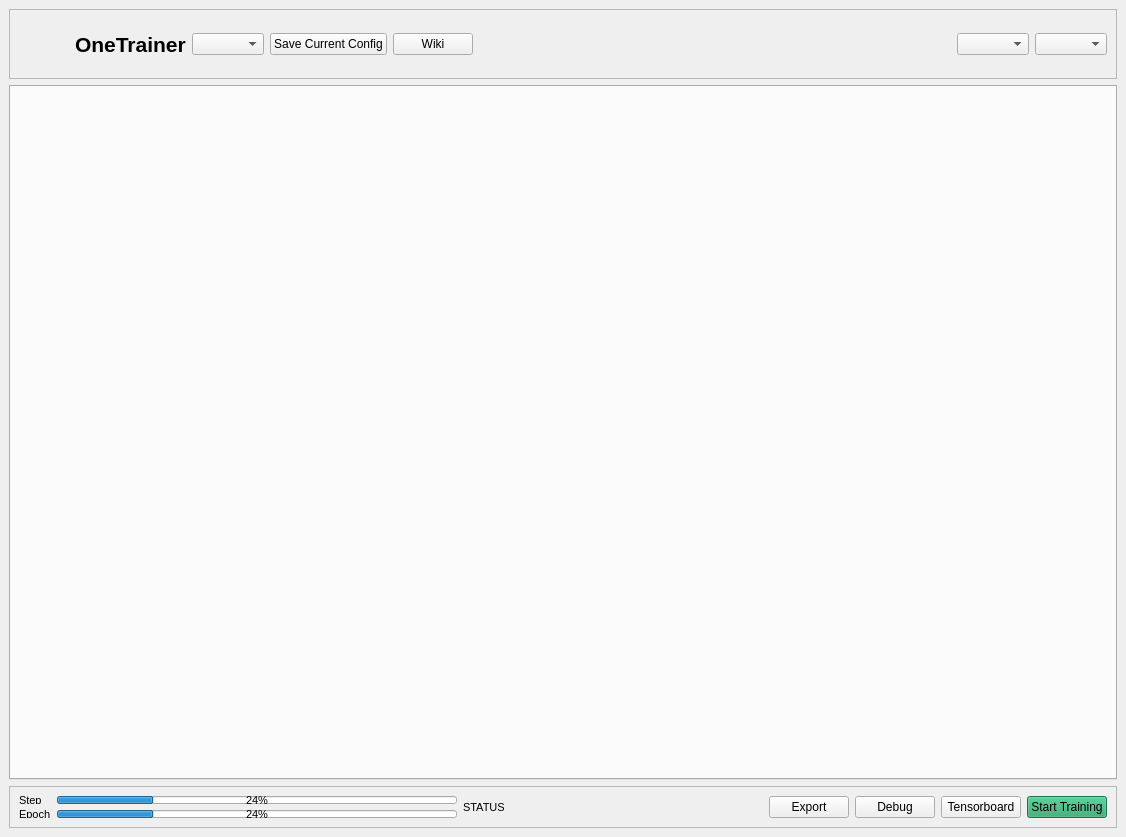
<?xml version="1.0" encoding="UTF-8"?>
<ui version="4.0">
 <class>MainWindow</class>
 <widget class="QMainWindow" name="MainWindow">
  <property name="geometry">
   <rect>
    <x>0</x>
    <y>0</y>
    <width>1126</width>
    <height>837</height>
   </rect>
  </property>
  <property name="windowTitle">
   <string>OneTrainer</string>
  </property>
  <widget class="QWidget" name="centralwidget">
   <layout class="QVBoxLayout" name="verticalLayout">
    <item>
     <widget class="QFrame" name="frame">
      <property name="frameShape">
       <enum>QFrame::Shape::StyledPanel</enum>
      </property>
      <property name="frameShadow">
       <enum>QFrame::Shadow::Raised</enum>
      </property>
      <layout class="QHBoxLayout" name="horizontalLayout_5">
       <item>
        <widget class="QLabel" name="label_3">
         <property name="sizePolicy">
          <sizepolicy hsizetype="Fixed" vsizetype="Preferred">
           <horstretch>0</horstretch>
           <verstretch>0</verstretch>
          </sizepolicy>
         </property>
         <property name="minimumSize">
          <size>
           <width>50</width>
           <height>50</height>
          </size>
         </property>
         <property name="maximumSize">
          <size>
           <width>50</width>
           <height>50</height>
          </size>
         </property>
         <property name="textFormat">
          <enum>Qt::TextFormat::AutoText</enum>
         </property>
         <property name="pixmap">
          <pixmap>../../../../resources/icons/icon.png</pixmap>
         </property>
         <property name="scaledContents">
          <bool>true</bool>
         </property>
        </widget>
       </item>
       <item>
        <widget class="QLabel" name="label_4">
         <property name="font">
          <font>
           <pointsize>16</pointsize>
           <bold>true</bold>
          </font>
         </property>
         <property name="text">
          <string>OneTrainer</string>
         </property>
        </widget>
       </item>
       <item>
        <widget class="QComboBox" name="configCmb"/>
       </item>
       <item>
        <widget class="QPushButton" name="saveConfigBtn">
         <property name="text">
          <string>Save Current Config</string>
         </property>
        </widget>
       </item>
       <item>
        <widget class="QPushButton" name="wikiBtn">
         <property name="text">
          <string>Wiki</string>
         </property>
        </widget>
       </item>
       <item>
        <spacer name="horizontalSpacer">
         <property name="orientation">
          <enum>Qt::Orientation::Horizontal</enum>
         </property>
         <property name="sizeHint" stdset="0">
          <size>
           <width>40</width>
           <height>20</height>
          </size>
         </property>
        </spacer>
       </item>
       <item>
        <widget class="QComboBox" name="modelTypeCmb"/>
       </item>
       <item>
        <widget class="QComboBox" name="trainingTypeCmb"/>
       </item>
      </layout>
     </widget>
    </item>
    <item>
     <widget class="QTabWidget" name="tabWidget">
      <property name="currentIndex">
       <number>-1</number>
      </property>
     </widget>
    </item>
    <item>
     <widget class="QFrame" name="frame_2">
      <property name="frameShape">
       <enum>QFrame::Shape::StyledPanel</enum>
      </property>
      <property name="frameShadow">
       <enum>QFrame::Shadow::Raised</enum>
      </property>
      <layout class="QHBoxLayout" name="horizontalLayout_2">
       <item>
        <layout class="QHBoxLayout" name="horizontalLayout_3">
         <item>
          <layout class="QGridLayout" name="gridLayout">
           <item row="4" column="0">
            <widget class="QLabel" name="label_2">
             <property name="maximumSize">
              <size>
               <width>16777215</width>
               <height>8</height>
              </size>
             </property>
             <property name="font">
              <font>
               <pointsize>8</pointsize>
              </font>
             </property>
             <property name="text">
              <string>Epoch</string>
             </property>
            </widget>
           </item>
           <item row="1" column="1">
            <widget class="QProgressBar" name="stepPrg">
             <property name="maximumSize">
              <size>
               <width>16777215</width>
               <height>8</height>
              </size>
             </property>
             <property name="font">
              <font>
               <pointsize>8</pointsize>
              </font>
             </property>
             <property name="value">
              <number>24</number>
             </property>
            </widget>
           </item>
           <item row="1" column="0">
            <widget class="QLabel" name="label">
             <property name="maximumSize">
              <size>
               <width>16777215</width>
               <height>8</height>
              </size>
             </property>
             <property name="font">
              <font>
               <pointsize>8</pointsize>
              </font>
             </property>
             <property name="text">
              <string>Step</string>
             </property>
            </widget>
           </item>
           <item row="4" column="1">
            <widget class="QProgressBar" name="epochPrg">
             <property name="maximumSize">
              <size>
               <width>16777215</width>
               <height>8</height>
              </size>
             </property>
             <property name="font">
              <font>
               <pointsize>8</pointsize>
              </font>
             </property>
             <property name="value">
              <number>24</number>
             </property>
            </widget>
           </item>
          </layout>
         </item>
        </layout>
       </item>
       <item>
        <widget class="QLabel" name="statusLbl">
         <property name="minimumSize">
          <size>
           <width>300</width>
           <height>0</height>
          </size>
         </property>
         <property name="font">
          <font>
           <pointsize>8</pointsize>
          </font>
         </property>
         <property name="text">
          <string>STATUS</string>
         </property>
        </widget>
       </item>
       <item>
        <widget class="QPushButton" name="exportBtn">
         <property name="text">
          <string>Export</string>
         </property>
        </widget>
       </item>
       <item>
        <widget class="QPushButton" name="debugBtn">
         <property name="text">
          <string>Debug</string>
         </property>
        </widget>
       </item>
       <item>
        <widget class="QPushButton" name="tensorboardBtn">
         <property name="text">
          <string>Tensorboard</string>
         </property>
        </widget>
       </item>
       <item>
        <widget class="QPushButton" name="startBtn">
         <property name="palette">
          <palette>
           <active>
            <colorrole role="WindowText">
             <brush brushstyle="SolidPattern">
              <color alpha="255">
               <red>0</red>
               <green>0</green>
               <blue>0</blue>
              </color>
             </brush>
            </colorrole>
            <colorrole role="Button">
             <brush brushstyle="SolidPattern">
              <color alpha="255">
               <red>38</red>
               <green>162</green>
               <blue>105</blue>
              </color>
             </brush>
            </colorrole>
            <colorrole role="Light">
             <brush brushstyle="SolidPattern">
              <color alpha="255">
               <red>57</red>
               <green>243</green>
               <blue>158</blue>
              </color>
             </brush>
            </colorrole>
            <colorrole role="Midlight">
             <brush brushstyle="SolidPattern">
              <color alpha="255">
               <red>47</red>
               <green>202</green>
               <blue>131</blue>
              </color>
             </brush>
            </colorrole>
            <colorrole role="Dark">
             <brush brushstyle="SolidPattern">
              <color alpha="255">
               <red>19</red>
               <green>81</green>
               <blue>53</blue>
              </color>
             </brush>
            </colorrole>
            <colorrole role="Mid">
             <brush brushstyle="SolidPattern">
              <color alpha="255">
               <red>25</red>
               <green>108</green>
               <blue>70</blue>
              </color>
             </brush>
            </colorrole>
            <colorrole role="Text">
             <brush brushstyle="SolidPattern">
              <color alpha="255">
               <red>0</red>
               <green>0</green>
               <blue>0</blue>
              </color>
             </brush>
            </colorrole>
            <colorrole role="BrightText">
             <brush brushstyle="SolidPattern">
              <color alpha="255">
               <red>255</red>
               <green>255</green>
               <blue>255</blue>
              </color>
             </brush>
            </colorrole>
            <colorrole role="ButtonText">
             <brush brushstyle="SolidPattern">
              <color alpha="255">
               <red>0</red>
               <green>0</green>
               <blue>0</blue>
              </color>
             </brush>
            </colorrole>
            <colorrole role="Base">
             <brush brushstyle="SolidPattern">
              <color alpha="255">
               <red>255</red>
               <green>255</green>
               <blue>255</blue>
              </color>
             </brush>
            </colorrole>
            <colorrole role="Window">
             <brush brushstyle="SolidPattern">
              <color alpha="255">
               <red>38</red>
               <green>162</green>
               <blue>105</blue>
              </color>
             </brush>
            </colorrole>
            <colorrole role="Shadow">
             <brush brushstyle="SolidPattern">
              <color alpha="255">
               <red>0</red>
               <green>0</green>
               <blue>0</blue>
              </color>
             </brush>
            </colorrole>
            <colorrole role="AlternateBase">
             <brush brushstyle="SolidPattern">
              <color alpha="255">
               <red>146</red>
               <green>208</green>
               <blue>180</blue>
              </color>
             </brush>
            </colorrole>
            <colorrole role="ToolTipBase">
             <brush brushstyle="SolidPattern">
              <color alpha="255">
               <red>255</red>
               <green>255</green>
               <blue>220</blue>
              </color>
             </brush>
            </colorrole>
            <colorrole role="ToolTipText">
             <brush brushstyle="SolidPattern">
              <color alpha="255">
               <red>0</red>
               <green>0</green>
               <blue>0</blue>
              </color>
             </brush>
            </colorrole>
            <colorrole role="PlaceholderText">
             <brush brushstyle="SolidPattern">
              <color alpha="127">
               <red>0</red>
               <green>0</green>
               <blue>0</blue>
              </color>
             </brush>
            </colorrole>
           </active>
           <inactive>
            <colorrole role="WindowText">
             <brush brushstyle="SolidPattern">
              <color alpha="255">
               <red>0</red>
               <green>0</green>
               <blue>0</blue>
              </color>
             </brush>
            </colorrole>
            <colorrole role="Button">
             <brush brushstyle="SolidPattern">
              <color alpha="255">
               <red>38</red>
               <green>162</green>
               <blue>105</blue>
              </color>
             </brush>
            </colorrole>
            <colorrole role="Light">
             <brush brushstyle="SolidPattern">
              <color alpha="255">
               <red>57</red>
               <green>243</green>
               <blue>158</blue>
              </color>
             </brush>
            </colorrole>
            <colorrole role="Midlight">
             <brush brushstyle="SolidPattern">
              <color alpha="255">
               <red>47</red>
               <green>202</green>
               <blue>131</blue>
              </color>
             </brush>
            </colorrole>
            <colorrole role="Dark">
             <brush brushstyle="SolidPattern">
              <color alpha="255">
               <red>19</red>
               <green>81</green>
               <blue>53</blue>
              </color>
             </brush>
            </colorrole>
            <colorrole role="Mid">
             <brush brushstyle="SolidPattern">
              <color alpha="255">
               <red>25</red>
               <green>108</green>
               <blue>70</blue>
              </color>
             </brush>
            </colorrole>
            <colorrole role="Text">
             <brush brushstyle="SolidPattern">
              <color alpha="255">
               <red>0</red>
               <green>0</green>
               <blue>0</blue>
              </color>
             </brush>
            </colorrole>
            <colorrole role="BrightText">
             <brush brushstyle="SolidPattern">
              <color alpha="255">
               <red>255</red>
               <green>255</green>
               <blue>255</blue>
              </color>
             </brush>
            </colorrole>
            <colorrole role="ButtonText">
             <brush brushstyle="SolidPattern">
              <color alpha="255">
               <red>0</red>
               <green>0</green>
               <blue>0</blue>
              </color>
             </brush>
            </colorrole>
            <colorrole role="Base">
             <brush brushstyle="SolidPattern">
              <color alpha="255">
               <red>255</red>
               <green>255</green>
               <blue>255</blue>
              </color>
             </brush>
            </colorrole>
            <colorrole role="Window">
             <brush brushstyle="SolidPattern">
              <color alpha="255">
               <red>38</red>
               <green>162</green>
               <blue>105</blue>
              </color>
             </brush>
            </colorrole>
            <colorrole role="Shadow">
             <brush brushstyle="SolidPattern">
              <color alpha="255">
               <red>0</red>
               <green>0</green>
               <blue>0</blue>
              </color>
             </brush>
            </colorrole>
            <colorrole role="AlternateBase">
             <brush brushstyle="SolidPattern">
              <color alpha="255">
               <red>146</red>
               <green>208</green>
               <blue>180</blue>
              </color>
             </brush>
            </colorrole>
            <colorrole role="ToolTipBase">
             <brush brushstyle="SolidPattern">
              <color alpha="255">
               <red>255</red>
               <green>255</green>
               <blue>220</blue>
              </color>
             </brush>
            </colorrole>
            <colorrole role="ToolTipText">
             <brush brushstyle="SolidPattern">
              <color alpha="255">
               <red>0</red>
               <green>0</green>
               <blue>0</blue>
              </color>
             </brush>
            </colorrole>
            <colorrole role="PlaceholderText">
             <brush brushstyle="SolidPattern">
              <color alpha="127">
               <red>0</red>
               <green>0</green>
               <blue>0</blue>
              </color>
             </brush>
            </colorrole>
           </inactive>
           <disabled>
            <colorrole role="WindowText">
             <brush brushstyle="SolidPattern">
              <color alpha="255">
               <red>19</red>
               <green>81</green>
               <blue>53</blue>
              </color>
             </brush>
            </colorrole>
            <colorrole role="Button">
             <brush brushstyle="SolidPattern">
              <color alpha="255">
               <red>38</red>
               <green>162</green>
               <blue>105</blue>
              </color>
             </brush>
            </colorrole>
            <colorrole role="Light">
             <brush brushstyle="SolidPattern">
              <color alpha="255">
               <red>57</red>
               <green>243</green>
               <blue>158</blue>
              </color>
             </brush>
            </colorrole>
            <colorrole role="Midlight">
             <brush brushstyle="SolidPattern">
              <color alpha="255">
               <red>47</red>
               <green>202</green>
               <blue>131</blue>
              </color>
             </brush>
            </colorrole>
            <colorrole role="Dark">
             <brush brushstyle="SolidPattern">
              <color alpha="255">
               <red>19</red>
               <green>81</green>
               <blue>53</blue>
              </color>
             </brush>
            </colorrole>
            <colorrole role="Mid">
             <brush brushstyle="SolidPattern">
              <color alpha="255">
               <red>25</red>
               <green>108</green>
               <blue>70</blue>
              </color>
             </brush>
            </colorrole>
            <colorrole role="Text">
             <brush brushstyle="SolidPattern">
              <color alpha="255">
               <red>19</red>
               <green>81</green>
               <blue>53</blue>
              </color>
             </brush>
            </colorrole>
            <colorrole role="BrightText">
             <brush brushstyle="SolidPattern">
              <color alpha="255">
               <red>255</red>
               <green>255</green>
               <blue>255</blue>
              </color>
             </brush>
            </colorrole>
            <colorrole role="ButtonText">
             <brush brushstyle="SolidPattern">
              <color alpha="255">
               <red>19</red>
               <green>81</green>
               <blue>53</blue>
              </color>
             </brush>
            </colorrole>
            <colorrole role="Base">
             <brush brushstyle="SolidPattern">
              <color alpha="255">
               <red>38</red>
               <green>162</green>
               <blue>105</blue>
              </color>
             </brush>
            </colorrole>
            <colorrole role="Window">
             <brush brushstyle="SolidPattern">
              <color alpha="255">
               <red>38</red>
               <green>162</green>
               <blue>105</blue>
              </color>
             </brush>
            </colorrole>
            <colorrole role="Shadow">
             <brush brushstyle="SolidPattern">
              <color alpha="255">
               <red>0</red>
               <green>0</green>
               <blue>0</blue>
              </color>
             </brush>
            </colorrole>
            <colorrole role="AlternateBase">
             <brush brushstyle="SolidPattern">
              <color alpha="255">
               <red>38</red>
               <green>162</green>
               <blue>105</blue>
              </color>
             </brush>
            </colorrole>
            <colorrole role="ToolTipBase">
             <brush brushstyle="SolidPattern">
              <color alpha="255">
               <red>255</red>
               <green>255</green>
               <blue>220</blue>
              </color>
             </brush>
            </colorrole>
            <colorrole role="ToolTipText">
             <brush brushstyle="SolidPattern">
              <color alpha="255">
               <red>0</red>
               <green>0</green>
               <blue>0</blue>
              </color>
             </brush>
            </colorrole>
            <colorrole role="PlaceholderText">
             <brush brushstyle="SolidPattern">
              <color alpha="127">
               <red>19</red>
               <green>81</green>
               <blue>53</blue>
              </color>
             </brush>
            </colorrole>
           </disabled>
          </palette>
         </property>
         <property name="text">
          <string>Start Training</string>
         </property>
        </widget>
       </item>
      </layout>
     </widget>
    </item>
   </layout>
  </widget>
 </widget>
 <resources/>
 <connections/>
</ui>
